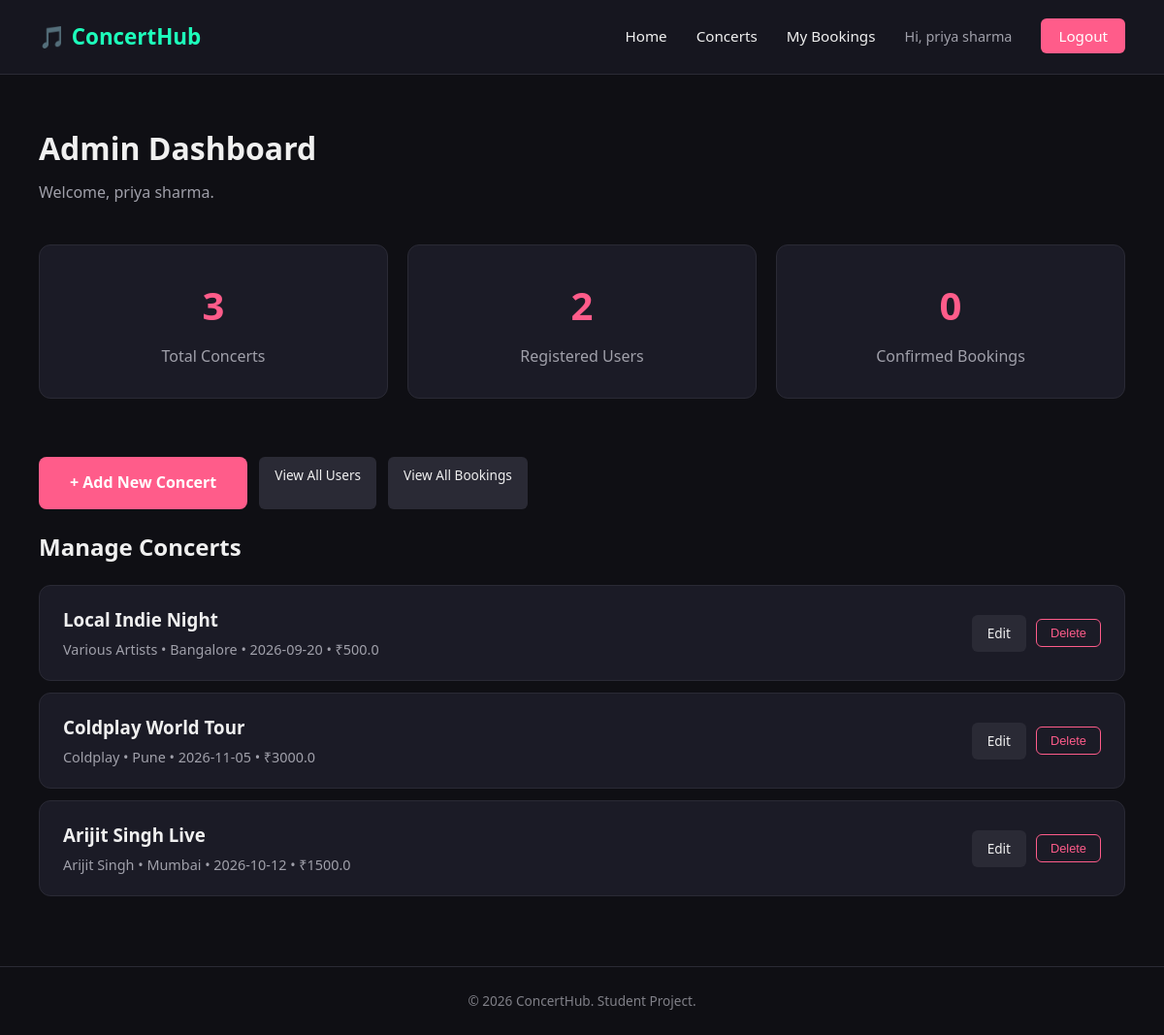
The page /admin (signed in) on the database its author committed.
### tables this page shows
CREATE TABLE concerts (
        id INTEGER PRIMARY KEY AUTOINCREMENT,
        artist TEXT NOT NULL,
        concert_name TEXT NOT NULL,
        venue TEXT NOT NULL,
        city TEXT NOT NULL,
        date TEXT NOT NULL,
        time TEXT NOT NULL,
        price REAL NOT NULL,
        description TEXT,
        total_seats INTEGER NOT NULL
    );

### app.py (the view)
@app.route('/admin')
@admin_required
def admin_dashboard():
    connection = get_db_connection()
    total_concerts = connection.execute('SELECT COUNT(*) FROM concerts').fetchone()[0]
    total_users = connection.execute('SELECT COUNT(*) FROM users').fetchone()[0]
    total_bookings = connection.execute("SELECT COUNT(*) FROM bookings WHERE status = 'confirmed'").fetchone()[0]
    all_concerts = connection.execute('SELECT * FROM concerts ORDER BY id DESC').fetchall()
    connection.close()
    return render_template('admin.html',
                            total_concerts=total_concerts,
                            total_users=total_users,
                            total_bookings=total_bookings,
                            all_concerts=all_concerts)

### app.py (called while the page is built)
def get_db_connection():
    connection = sqlite3.connect('database/database.db')
    connection.row_factory = sqlite3.Row  # lets us access columns by name, not just by position
    return connection

def is_admin():
    return session.get('user_role') == 'admin'

def admin_required(f):
    @wraps(f)
    def decorated_function(*args, **kwargs):
        if 'user_id' not in session:
            return redirect(url_for('login'))
        if not is_admin():
            return "You do not have permission to access this page.", 403
        return f(*args, **kwargs)
    return decorated_function

### templates/admin.html (shortened to what this page needs)
{% extends "base.html" %}
{% block content %}
    <section class="page-header">
        <h1>Admin Dashboard</h1>
        <p>Welcome, {{ session.user_name }}.</p>
    </section>
    <section class="admin-stats">
        <div class="stat-card">
            <p class="stat-number">{{ total_concerts }}</p>
            <p class="stat-label">Total Concerts</p>
        </div>
        <div class="stat-card">
            <p class="stat-number">{{ total_users }}</p>
            <p class="stat-label">Registered Users</p>
        </div>
        <div class="stat-card">
            <p class="stat-number">{{ total_bookings }}</p>
            <p class="stat-label">Confirmed Bookings</p>
        </div>
    </section>
    <section style="padding: 0 40px; display: flex; gap: 12px;">
    <a href="{{ url_for('add_concert') }}" class="btn-primary">+ Add New Concert</a>
    <a href="{{ url_for('admin_users') }}" class="btn-secondary">View All Users</a>
    <a href="{{ url_for('admin_bookings') }}" class="btn-secondary">View All Bookings</a>
</section>
<section class="admin-concert-list">
    <h2>Manage Concerts</h2>
    {% for concert in all_concerts %}
    <div class="admin-concert-row">
        <div>
            <h3>{{ concert['concert_name'] }}</h3>
            <p class="booking-meta">{{ concert['artist'] }} • {{ concert['city'] }} • {{ concert['date'] }} • ₹{{ concert['price'] }}</p>
        </div>
        <div class="admin-concert-actions">
            <a href="{{ url_for('edit_concert', concert_id=concert['id']) }}" class="btn-secondary">Edit</a>
            <form action="{{ url_for('delete_concert', concert_id=concert['id']) }}" method="POST" onsubmit="return confirm('Are you sure you want to delete this concert? This cannot be undone.');">
                <button type="submit" class="btn-cancel">Delete</button>
            </form>
        </div>
    </div>
    {% endfor %}
</section>
{% endblock %}

### static/css/style.css (style rules this page uses)
* { margin: 0; padding: 0; box-sizing: border-box; }
body { font-family: 'Segoe UI', Arial, sans-serif; background-color: #0f0f14; color: #f0f0f0; line-height: 1.6; }
.btn-primary { background-color: #ff5c8a; color: #fff; text-decoration: none; padding: 14px 32px; border-radius: 8px; font-weight: bold; transition: background-color 0.2s ease; }
.page-header { padding: 50px 40px 20px; }
.page-header h1 { font-size: 2rem; margin-bottom: 8px; }
.page-header p { color: #a0a0aa; }
.booking-meta { color: #a0a0aa; font-size: 0.9rem; margin-top: 4px; }
.btn-cancel { background: none; border: 1px solid #ff5c8a; color: #ff5c8a; padding: 6px 14px; border-radius: 6px; font-size: 0.8rem; cursor: pointer; }
.admin-stats { padding: 20px 40px 60px; display: grid; grid-template-columns: repeat(auto-fit, minmax(200px, 1fr)); gap: 20px; }
.stat-card { background-color: #1b1b26; border: 1px solid #2a2a35; border-radius: 12px; padding: 30px; text-align: center; }
.stat-number { font-size: 2.5rem; font-weight: bold; color: #ff5c8a; }
.stat-label { color: #a0a0aa; margin-top: 8px; }
.admin-concert-list { padding: 20px 40px 60px; }
.admin-concert-list h2 { margin-bottom: 20px; }
.admin-concert-row { background-color: #1b1b26; border: 1px solid #2a2a35; border-radius: 12px; padding: 20px 24px; display: flex; justify-content: space-between; align-items: center; margin-bottom: 12px; }
.admin-concert-actions { display: flex; gap: 10px; align-items: center; }
.btn-secondary { background-color: #2a2a35; color: #f0f0f0; text-decoration: none; padding: 8px 16px; border-radius: 6px; font-size: 0.85rem; }

### rows shown on the page
concerts: concert_name "Local Indie Night", artist "Various Artists", city "Bangalore", date "2026-09-20", price "500.0"
concerts: concert_name "Coldplay World Tour", artist "Coldplay", city "Pune", date "2026-11-05", price "3000.0"
concerts: concert_name "Arijit Singh Live", artist "Arijit Singh", city "Mumbai", date "2026-10-12", price "1500.0"

### other values the page prints
{{ session.user_name }} "priya sharma"
{{ total_concerts }} "3"
{{ total_users }} "2"
{{ total_bookings }} "0"
